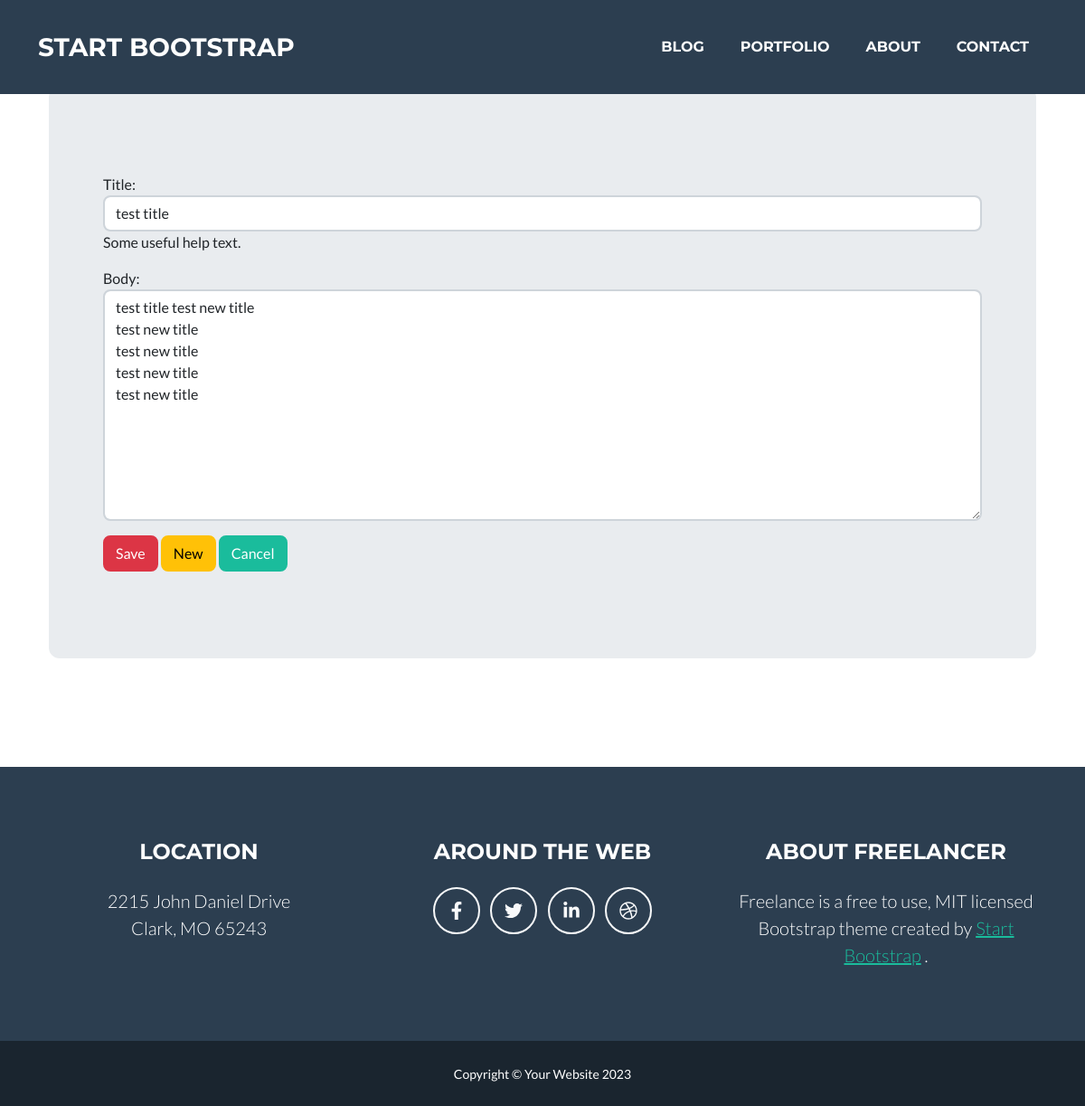
Screenshot of /blog/edit/22/ with the database file from the repository.
### post/models.py (models this page shows)
class Post(models.Model):
    title = models.CharField(max_length=200)
    body = models.TextField()
    created = models.DateTimeField(default=datetime.now(),)

### post/views.py (the view)
# urls.py: path('edit/<int:post_id>/', views.edit, name="editPost"),
def edit(request, post_id):
    data = Post.objects.get(id=post_id)
    if request.method == "POST":
        form = PostForm(request.POST, instance=data)
        if form.is_valid():
            form.save()
            messages.success(request, 'Thank you! Your post has been successfully saved.')
            return redirect('blog')
    else:
        form = PostForm(instance=data)
    return render(request, 'post/edit.html', {'form': form})

### post/forms.py
class PostForm(forms.ModelForm):
    class Meta:
        model = Post
        fields = ["title", "body"]
        widgets = {
                    "title": forms.TextInput(attrs={'class': "form-control"}),
                    "body": forms.Textarea(attrs={'class': "form-control", "cols": 80, "rows": 10}),
        }
        labels = {
            "title": "Title",
            "body": "Body",
        }
        help_texts = {
            "title": "Some useful help text.",
        }
        error_messages = {
            "title": {
                "max_length": "This title is too long.",
            },
        }

### post/templates/post/edit.html (shortened to what this page needs)
{% extends 'index.html' %}
{% block content %}
<main>
  <div class="container py-6">
    <div class="p-5 mb-4 bg-body-tertiary rounded-3 jumbotron">
      <div class="container-fluid py-5">
        <form action="" id="postForm" method="post" novalidate>
            {{ form.as_p }}
            <input class="btn btn-danger btn-l "  type="submit" value="Save" >
            {% if form.instance.title %}
            <a class="btn btn-warning btn-l " href="{% url 'newPost' %}">New</a>
            {% endif %}
            <a class="btn btn-primary btn-l " href="{% url 'blog' %}">Cancel</a>
        </form>
      </div>
    </div>
  </div>
</main>
{% endblock %}

### templates/index.html (style rules this page uses)
.jumbotron { padding: 20px; margin-bottom:20px; background-color: #e9ecef; }

### rows the page displays
Post: title "test title", body "test title test new title test new title test new title test new title test new title"
